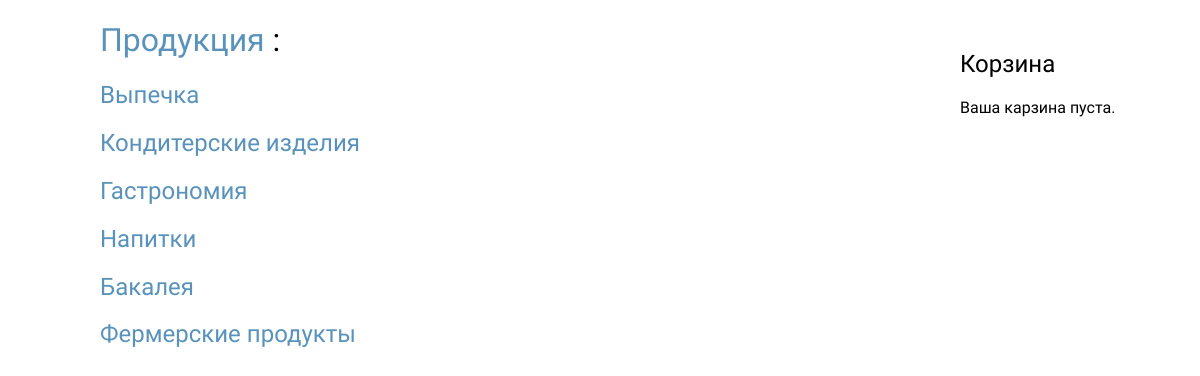
The page / on the database its author committed.
### beckary_shop/models.py (models this page shows, shortened)
class Section(models.Model):
    name = models.CharField(max_length=100, db_index=True)
    slug = models.SlugField(max_length=100, unique=True)
    url = models.URLField(max_length=100)
    img = models.ImageField(upload_to='section/')
    def get_absolute_url(self):
        return reverse('beckary_shop:cat_list', args=[self.slug])

### beckary_shop/views.py (the view)
# urls.py: path('', views.sec_list, name='sec_list'),
def sec_list(request):
    sec_list = Section.objects.all()
    return render(request, 'product/cat_list.html', {'cat_list': sec_list})

### cart/cart.py (called while the page is built)
    def __len__(self):
        return sum(item['quantity'] for item in self.cart.values())

### cart/context_processor.py (called while the page is built)
def cart(request):
    return {'cart': Cart(request)}

### beckary_shop/templates/product/cat_list.html (shortened to what this page needs)
{% extends "base.html" %}
{% block content %}
<h1><a href="/">Продукция</a> : {{ sec.name }}</h1>
{% for cat in cat_list %}
<h2>
<a href="{{ cat.get_absolute_url }}">{{ cat.name }}</a>
</h2>
{% endfor %}
{% endblock %}

### beckary_shop/static/css/blog__.css (style rules this page uses)
body { margin:0; padding:0; font-family:helvetica, sans-serif; }
h1, h2, h3, h4, h5 , h6 , p { font-family: 'Ubuntu', sans-serif; font-weight:normal; }
a { text-decoration:none; color:#5993bb; }

### rows shown on the page
Section: name "Выпечка"
Section: name "Кондитерские изделия"
Section: name "Гастрономия"
Section: name "Напитки"
Section: name "Бакалея"
Section: name "Фермерские продукты"
